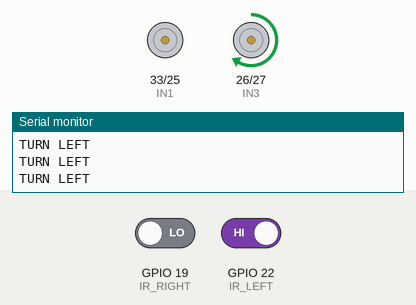
Recording of a sketch running on a simulated ESP32. On the bench: motor-driver pin pairs drawn as motors (green arrow = first pin HIGH = forward, orange = second pin HIGH = backward, longer = more drive, scaled by the enable pin), the last lines printed to the serial monitor. The test bench sets the inputs (shaded band); at power-on: GPIO 19 (IR_RIGHT) LOW, GPIO 22 (IR_LEFT) HIGH.

Above: at 1.2 s.
1.3 s: GPIO 19 (IR_RIGHT) driven HIGH
At 1.7 s:
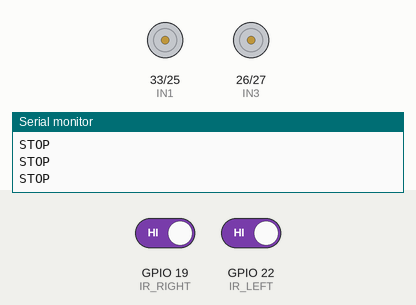
2.8 s: GPIO 22 (IR_LEFT) driven LOW
At 3.1 s:
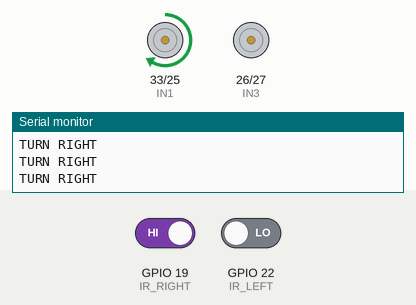
4.3 s: GPIO 19 (IR_RIGHT) driven LOW
At 5.1 s:
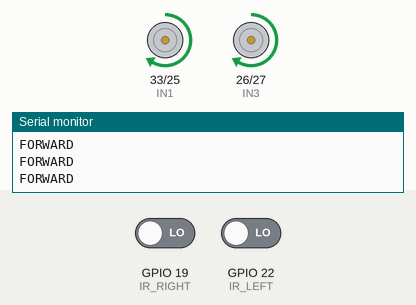
Timing chart, 0 to 7.3 s (numbered marks = the images above; inputs shaded):
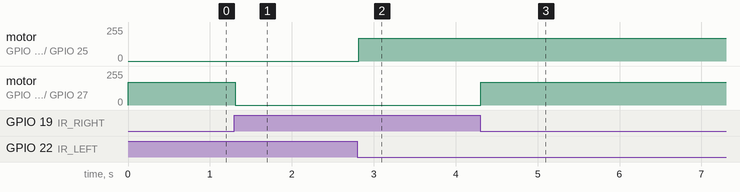

The sketch:

lab14-line-following.ino
```cpp
// Lab 14 - Line following (2 IR sensors + L298N + 2 motors)
// Needs ESP32 Arduino core 3.x.
// IR left -> GPIO 22, IR right -> GPIO 19   (HIGH = sees the black line)
// Left motor : ENA 32, IN1 33, IN2 25   Right motor: ENB 14, IN3 26, IN4 27
// Wokwi has no IR line sensor: use two slide switches to play the sensors.

const int IR_LEFT = 22;
const int IR_RIGHT = 19;

const int ENA = 32, IN1 = 33, IN2 = 25;
const int ENB = 14, IN3 = 26, IN4 = 27;

const int BASE_SPEED = 170;   // 0-255
const int TURN_SPEED = 170;

void setLeft(int dir, int speed) {
  digitalWrite(IN1, dir > 0);
  digitalWrite(IN2, dir < 0);
  ledcWrite(ENA, dir == 0 ? 0 : speed);
}
void setRight(int dir, int speed) {
  digitalWrite(IN3, dir > 0);
  digitalWrite(IN4, dir < 0);
  ledcWrite(ENB, dir == 0 ? 0 : speed);
}

void setup() {
  Serial.begin(115200);
  pinMode(IR_LEFT, INPUT);
  pinMode(IR_RIGHT, INPUT);
  pinMode(IN1, OUTPUT); pinMode(IN2, OUTPUT);
  pinMode(IN3, OUTPUT); pinMode(IN4, OUTPUT);
  ledcAttach(ENA, 1000, 8);
  ledcAttach(ENB, 1000, 8);
}

void loop() {
  bool leftOnLine = digitalRead(IR_LEFT) == HIGH;
  bool rightOnLine = digitalRead(IR_RIGHT) == HIGH;

  if (!leftOnLine && !rightOnLine) {          // line is between the sensors
    setLeft(+1, BASE_SPEED); setRight(+1, BASE_SPEED);
    Serial.println("FORWARD");
  } else if (leftOnLine && !rightOnLine) {    // line drifted to the left
    setLeft(0, 0);           setRight(+1, TURN_SPEED);
    Serial.println("TURN LEFT");
  } else if (!leftOnLine && rightOnLine) {    // line drifted to the right
    setLeft(+1, TURN_SPEED); setRight(0, 0);
    Serial.println("TURN RIGHT");
  } else {                                    // both on black: junction / finish
    setLeft(0, 0);           setRight(0, 0);
    Serial.println("STOP");
  }
  delay(20);
}
```

Measured:
- after the input at 1.3 s, motor on GPIO 26 (IN3) / GPIO 27 (IN4): forward 169/255 → stopped at once
- after the input at 2.8 s, motor on GPIO 33 (IN1) / GPIO 25 (IN2): stopped → forward 169/255 at once
- after the input at 4.3 s, motor on GPIO 26 (IN3) / GPIO 27 (IN4): stopped → forward 169/255 at once
